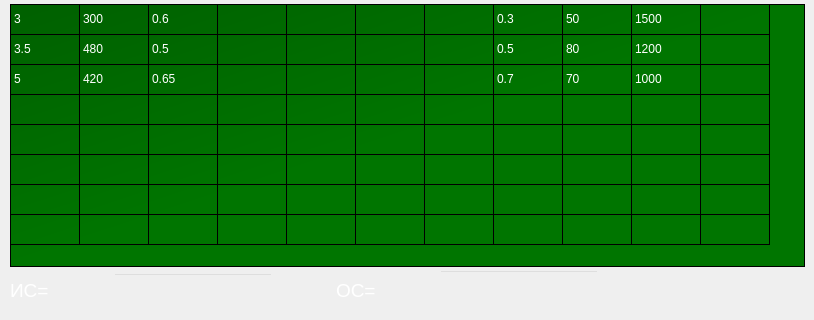
   <widget class="QWidget" name="MAI_24">
    <widget class="QLabel" name="OS_1_l_32">
     <property name="geometry">
      <rect>
       <x>336</x>
       <y>270</y>
       <width>121</width>
       <height>41</height>
      </rect>
     </property>
     <property name="styleSheet">
      <string notr="true">QLabel
{
color: white;
}</string>
     </property>
     <property name="text">
      <string>&lt;html&gt;&lt;head/&gt;&lt;body&gt;&lt;p&gt;&lt;span style=&quot; font-size:14pt;&quot;&gt;ОС=&lt;/span&gt;&lt;/p&gt;&lt;/body&gt;&lt;/html&gt;</string>
     </property>
    </widget>
    <widget class="QLineEdit" name="OS_30">
     <property name="geometry">
      <rect>
       <x>439</x>
       <y>270</y>
       <width>160</width>
       <height>30</height>
      </rect>
     </property>
     <property name="styleSheet">
      <string notr="true">QLineEdit
{
background: rgb(0,0,0,0);
color: white;
}</string>
     </property>
     <property name="text">
      <string/>
     </property>
    </widget>
    <widget class="QLabel" name="IS_1_l_32">
     <property name="geometry">
      <rect>
       <x>10</x>
       <y>270</y>
       <width>121</width>
       <height>41</height>
      </rect>
     </property>
     <property name="styleSheet">
      <string notr="true">QLabel
{
color: white;
}</string>
     </property>
     <property name="text">
      <string>&lt;html&gt;&lt;head/&gt;&lt;body&gt;&lt;p&gt;&lt;span style=&quot; font-size:14pt;&quot;&gt;ИС=&lt;/span&gt;&lt;/p&gt;&lt;/body&gt;&lt;/html&gt;</string>
     </property>
    </widget>
    <widget class="QLineEdit" name="IS_30">
     <property name="geometry">
      <rect>
       <x>113</x>
       <y>273</y>
       <width>160</width>
       <height>30</height>
      </rect>
     </property>
     <property name="styleSheet">
      <string notr="true">QLineEdit
{
background: rgb(0,0,0,0);
color: white;
}</string>
     </property>
     <property name="text">
      <string/>
     </property>
    </widget>
    <widget class="QTableWidget" name="tableWidget_44">
     <property name="geometry">
      <rect>
       <x>10</x>
       <y>4</y>
       <width>795</width>
       <height>263</height>
      </rect>
     </property>
     <property name="styleSheet">
      <string notr="true">QTableWidget
{
background-color: 
qlineargradient(x1: 0, y1: 0, x2: 0.5, y2: 0.5, stop: 0 #006000, stop: 1 #007500);
color:white;
}</string>
     </property>
     <property name="columnCount">
      <number>11</number>
     </property>
     <attribute name="horizontalHeaderVisible">
      <bool>false</bool>
     </attribute>
     <attribute name="horizontalHeaderDefaultSectionSize">
      <number>69</number>
     </attribute>
     <attribute name="verticalHeaderVisible">
      <bool>false</bool>
     </attribute>
     <row>
      <property name="text">
       <string>А</string>
      </property>
     </row>
     <row>
      <property name="text">
       <string>Б</string>
      </property>
     </row>
     <row>
      <property name="text">
       <string>В</string>
      </property>
     </row>
     <row>
      <property name="text">
       <string>Г</string>
      </property>
     </row>
     <row>
      <property name="text">
       <string>Д</string>
      </property>
     </row>
     <row>
      <property name="text">
       <string>Е</string>
      </property>
     </row>
     <row>
      <property name="text">
       <string>Ё</string>
      </property>
     </row>
     <row>
      <property name="text">
       <string>sum</string>
      </property>
     </row>
     <column>
      <property name="text">
       <string>A</string>
      </property>
     </column>
     <column>
      <property name="text">
       <string>Б</string>
      </property>
     </column>
     <column>
      <property name="text">
       <string>В</string>
      </property>
     </column>
     <column>
      <property name="text">
       <string>Г</string>
      </property>
     </column>
     <column>
      <property name="text">
       <string>Д</string>
      </property>
     </column>
     <column>
      <property name="text">
       <string>Е</string>
      </property>
     </column>
     <column>
      <property name="text">
       <string>Ё</string>
      </property>
     </column>
     <column>
      <property name="text">
       <string>П(а(i))</string>
      </property>
     </column>
     <column>
      <property name="text">
       <string>П(а(i))^(1/6)</string>
      </property>
     </column>
     <column>
      <property name="text">
       <string>x(i)</string>
      </property>
     </column>
     <column>
      <property name="text">
       <string>max(lambda)</string>
      </property>
     </column>
     <item row="0" column="0">
      <property name="text">
       <string>3</string>
      </property>
     </item>
     <item row="0" column="1">
      <property name="text">
       <string>300</string>
      </property>
     </item>
     <item row="0" column="2">
      <property name="text">
       <string>0.6</string>
      </property>
     </item>
     <item row="0" column="7">
      <property name="text">
       <string>0.3</string>
      </property>
     </item>
     <item row="0" column="8">
      <property name="text">
       <string>50</string>
      </property>
     </item>
     <item row="0" column="9">
      <property name="text">
       <string>1500</string>
      </property>
     </item>
     <item row="1" column="0">
      <property name="text">
       <string>3.5</string>
      </property>
     </item>
     <item row="1" column="1">
      <property name="text">
       <string>480</string>
      </property>
     </item>
     <item row="1" column="2">
      <property name="text">
       <string>0.5</string>
      </property>
     </item>
     <item row="1" column="7">
      <property name="text">
       <string>0.5</string>
      </property>
     </item>
     <item row="1" column="8">
      <property name="text">
       <string>80</string>
      </property>
     </item>
     <item row="1" column="9">
      <property name="text">
       <string>1200</string>
      </property>
     </item>
     <item row="2" column="0">
      <property name="text">
       <string>5</string>
      </property>
     </item>
     <item row="2" column="1">
      <property name="text">
       <string>420</string>
      </property>
     </item>
     <item row="2" column="2">
      <property name="text">
       <string>0.65</string>
      </property>
     </item>
     <item row="2" column="7">
      <property name="text">
       <string>0.7</string>
      </property>
     </item>
     <item row="2" column="8">
      <property name="text">
       <string>70</string>
      </property>
     </item>
     <item row="2" column="9">
      <property name="text">
       <string>1000</string>
      </property>
     </item>
    </widget>
   </widget>
